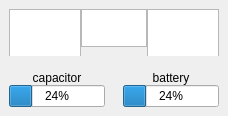
<?xml version="1.0" encoding="UTF-8"?>
<ui version="4.0">
 <class>RobotDetails</class>
 <widget class="QWidget" name="RobotDetails">
  <property name="geometry">
   <rect>
    <x>0</x>
    <y>0</y>
    <width>228</width>
    <height>116</height>
   </rect>
  </property>
  <property name="sizePolicy">
   <sizepolicy hsizetype="Preferred" vsizetype="Preferred">
    <horstretch>0</horstretch>
    <verstretch>0</verstretch>
   </sizepolicy>
  </property>
  <property name="minimumSize">
   <size>
    <width>0</width>
    <height>0</height>
   </size>
  </property>
  <property name="maximumSize">
   <size>
    <width>16777215</width>
    <height>16777215</height>
   </size>
  </property>
  <property name="windowTitle">
   <string>Form</string>
  </property>
  <property name="toolTip">
   <string>ui-&gt;batteryChager-&gt;text();
ui-&gt;capacitorCharger-&gt;text();</string>
  </property>
  <layout class="QVBoxLayout" name="verticalLayout">
   <property name="sizeConstraint">
    <enum>QLayout::SetMinimumSize</enum>
   </property>
   <property name="leftMargin">
    <number>0</number>
   </property>
   <property name="topMargin">
    <number>0</number>
   </property>
   <property name="rightMargin">
    <number>0</number>
   </property>
   <property name="bottomMargin">
    <number>0</number>
   </property>
   <item>
    <widget class="QWidget" name="topLayout" native="true">
     <property name="sizePolicy">
      <sizepolicy hsizetype="Preferred" vsizetype="Preferred">
       <horstretch>0</horstretch>
       <verstretch>0</verstretch>
      </sizepolicy>
     </property>
     <property name="minimumSize">
      <size>
       <width>0</width>
       <height>50</height>
      </size>
     </property>
     <layout class="QHBoxLayout" name="horizontalLayout_2">
      <property name="spacing">
       <number>0</number>
      </property>
      <property name="sizeConstraint">
       <enum>QLayout::SetNoConstraint</enum>
      </property>
      <property name="rightMargin">
       <number>9</number>
      </property>
      <property name="bottomMargin">
       <number>9</number>
      </property>
      <item>
       <widget class="QGraphicsView" name="robotID">
        <property name="sizePolicy">
         <sizepolicy hsizetype="Preferred" vsizetype="Preferred">
          <horstretch>0</horstretch>
          <verstretch>0</verstretch>
         </sizepolicy>
        </property>
        <property name="minimumSize">
         <size>
          <width>72</width>
          <height>72</height>
         </size>
        </property>
        <property name="maximumSize">
         <size>
          <width>72</width>
          <height>72</height>
         </size>
        </property>
       </widget>
      </item>
      <item>
       <widget class="QGraphicsView" name="irTitle">
        <property name="sizePolicy">
         <sizepolicy hsizetype="Preferred" vsizetype="Preferred">
          <horstretch>0</horstretch>
          <verstretch>0</verstretch>
         </sizepolicy>
        </property>
        <property name="minimumSize">
         <size>
          <width>34</width>
          <height>37</height>
         </size>
        </property>
        <property name="maximumSize">
         <size>
          <width>66</width>
          <height>72</height>
         </size>
        </property>
       </widget>
      </item>
      <item>
       <widget class="QGraphicsView" name="robotPattern">
        <property name="sizePolicy">
         <sizepolicy hsizetype="Preferred" vsizetype="Preferred">
          <horstretch>0</horstretch>
          <verstretch>0</verstretch>
         </sizepolicy>
        </property>
        <property name="minimumSize">
         <size>
          <width>72</width>
          <height>72</height>
         </size>
        </property>
        <property name="maximumSize">
         <size>
          <width>72</width>
          <height>72</height>
         </size>
        </property>
       </widget>
      </item>
     </layout>
    </widget>
   </item>
   <item>
    <widget class="QWidget" name="bottomLayout" native="true">
     <layout class="QHBoxLayout" name="horizontalLayout_3">
      <property name="spacing">
       <number>0</number>
      </property>
      <property name="leftMargin">
       <number>0</number>
      </property>
      <property name="topMargin">
       <number>0</number>
      </property>
      <property name="rightMargin">
       <number>0</number>
      </property>
      <property name="bottomMargin">
       <number>0</number>
      </property>
      <item>
       <widget class="QWidget" name="capacitorWidget" native="true">
        <property name="sizePolicy">
         <sizepolicy hsizetype="Expanding" vsizetype="Expanding">
          <horstretch>0</horstretch>
          <verstretch>0</verstretch>
         </sizepolicy>
        </property>
        <layout class="QVBoxLayout" name="verticalLayout_5">
         <property name="spacing">
          <number>0</number>
         </property>
         <item>
          <widget class="QLabel" name="capacitorTitle">
           <property name="sizePolicy">
            <sizepolicy hsizetype="Expanding" vsizetype="Maximum">
             <horstretch>0</horstretch>
             <verstretch>0</verstretch>
            </sizepolicy>
           </property>
           <property name="text">
            <string>capacitor</string>
           </property>
           <property name="alignment">
            <set>Qt::AlignCenter</set>
           </property>
          </widget>
         </item>
         <item>
          <widget class="QProgressBar" name="capacitorCharger">
           <property name="sizePolicy">
            <sizepolicy hsizetype="Ignored" vsizetype="Fixed">
             <horstretch>0</horstretch>
             <verstretch>0</verstretch>
            </sizepolicy>
           </property>
           <property name="value">
            <number>24</number>
           </property>
          </widget>
         </item>
        </layout>
       </widget>
      </item>
      <item>
       <widget class="QWidget" name="batteyWidget" native="true">
        <property name="sizePolicy">
         <sizepolicy hsizetype="Expanding" vsizetype="Expanding">
          <horstretch>0</horstretch>
          <verstretch>0</verstretch>
         </sizepolicy>
        </property>
        <layout class="QVBoxLayout" name="verticalLayout_4">
         <property name="spacing">
          <number>0</number>
         </property>
         <item>
          <widget class="QLabel" name="batteryTitle">
           <property name="sizePolicy">
            <sizepolicy hsizetype="Expanding" vsizetype="Maximum">
             <horstretch>0</horstretch>
             <verstretch>0</verstretch>
            </sizepolicy>
           </property>
           <property name="text">
            <string>battery</string>
           </property>
           <property name="alignment">
            <set>Qt::AlignCenter</set>
           </property>
          </widget>
         </item>
         <item>
          <widget class="QProgressBar" name="batteryCharger">
           <property name="sizePolicy">
            <sizepolicy hsizetype="Ignored" vsizetype="Fixed">
             <horstretch>0</horstretch>
             <verstretch>0</verstretch>
            </sizepolicy>
           </property>
           <property name="value">
            <number>24</number>
           </property>
          </widget>
         </item>
        </layout>
       </widget>
      </item>
     </layout>
    </widget>
   </item>
  </layout>
 </widget>
 <resources/>
 <connections/>
</ui>
